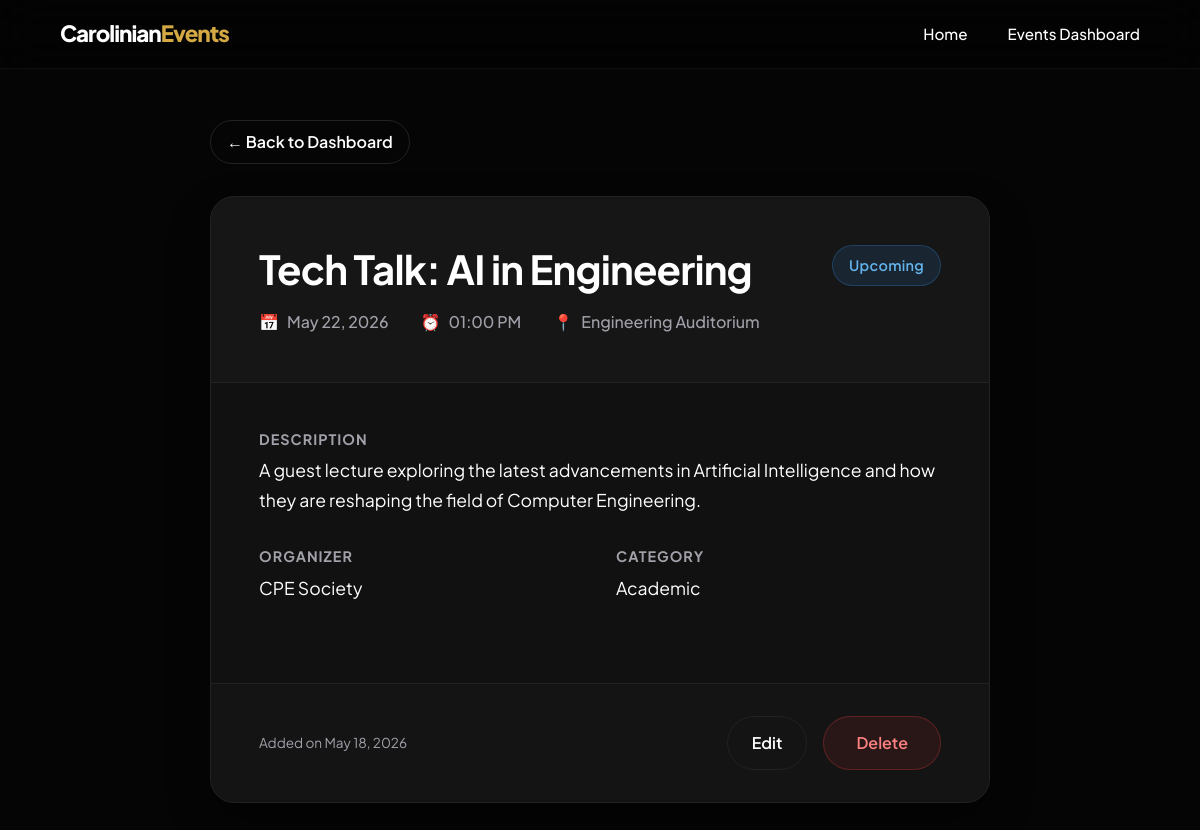
The page /view.php?id=5 on the database its author committed.
### tables this page shows
CREATE TABLE IF NOT EXISTS events (
    id          INT(11)         NOT NULL AUTO_INCREMENT,
    event_name  VARCHAR(255)    NOT NULL,
    organizer   VARCHAR(255)    NOT NULL,
    description TEXT            NOT NULL,
    event_date  DATE            NOT NULL,
    event_time  TIME            NOT NULL,
    location    VARCHAR(255)    NOT NULL,
    category    ENUM('Academic', 'Cultural', 'Sports', 'Social', 'Other')
                                NOT NULL DEFAULT 'Academic',
    status      ENUM('Upcoming', 'Ongoing', 'Completed')
                                NOT NULL DEFAULT 'Upcoming',
    created_at  TIMESTAMP       DEFAULT CURRENT_TIMESTAMP,

    PRIMARY KEY (id)
);

### view.php (the view, shortened to what this page needs)
<?php
$mode = 'dashboard';
$event = null;
if (isset($_GET['id'])) {
    $id = intval($_GET['id']);
    $result = $conn->query("SELECT * FROM events WHERE id=$id");
    if ($result && $result->num_rows > 0) {
        $event = $result->fetch_assoc();
        $mode = 'detail';
    } else {
        header("Location: view.php");
        exit;
    }
}
$events = [];
$search = '';
$sort = 'date_desc';
?>
<!DOCTYPE html>
<html lang="en">
<head>
    <link rel="stylesheet" href="style.css">
</head>
<body>
    <nav class="navbar scrolled" id="navbar">
        <div class="nav-container">
            <a href="index.php" class="brand">Carolinian<span>Events</span></a>
            <div class="nav-links">
                <a href="index.php">Home</a>
                <a href="view.php">Events Dashboard</a>
            </div>
        </div>
    </nav>
<?php if ($mode === 'dashboard'): ?>
    <div class="dashboard-container">
        <div class="dashboard-header reveal">
            <h1>Events Dashboard</h1>
            <a href="create.php" class="btn btn-primary">+ Add New Event</a>
        </div>
        <div class="dashboard-controls reveal stagger-1">
            <form method="GET" action="view.php" class="controls-form">
                <div class="control-group">
                    <input type="text" name="search" class="search-input" placeholder="Search events..." value="<?= htmlspecialchars($search) ?>">
                </div>
                <div class="control-group">
                    <select name="sort" class="sort-select" onchange="this.form.submit()">
                        <option value="date_desc" <?= $sort == 'date_desc' ? 'selected' : '' ?>>Newest First</option>
                        <option value="date_asc" <?= $sort == 'date_asc' ? 'selected' : '' ?>>Oldest First</option>
                        <option value="name_asc" <?= $sort == 'name_asc' ? 'selected' : '' ?>>Name A-Z</option>
                        <option value="name_desc" <?= $sort == 'name_desc' ? 'selected' : '' ?>>Name Z-A</option>
                    </select>
                </div>
                <noscript><button type="submit" class="btn btn-secondary noscript-apply">Apply</button></noscript>
            </form>
        </div>
        <div class="table-container reveal stagger-2">
            <table class="events-table">
                <thead>
                    <tr>
                        <th>#</th>
                        <th>Event Name</th>
                        <th>Date & Time</th>
                        <th>Location</th>
                        <th>Category</th>
                        <th>Status</th>
                        <th>Actions</th>
                    </tr>
                </thead>
                <tbody>
                    <?php if (empty($events)): ?>
                        <tr>
                            <td colspan="7" class="empty-row">No events found.</td>
                        </tr>
                    <?php else: ?>
                        <?php foreach ($events as $index => $ev): ?>
                            <tr>
                                <td data-label="#"><?= $index + 1 ?></td>
                                <td data-label="Event Name" class="event-name-cell"><?= htmlspecialchars($ev['event_name']) ?></td>
                                <td data-label="Date & Time">
                                    <?= date('M d, Y', strtotime($ev['event_date'])) ?><br>
                                    <small class="time-muted"><?= date('h:i A', strtotime($ev['event_time'])) ?></small>
                                </td>
                                <td data-label="Location"><?= htmlspecialchars($ev['location']) ?></td>
                                <td data-label="Category"><?= htmlspecialchars($ev['category']) ?></td>
                                <td data-label="Status">
                                    <span class="status-badge status-<?= $ev['status'] ?>"><?= $ev['status'] ?></span>
                                </td>
                                <td data-label="Actions" class="action-links">
                                    <a href="view.php?id=<?= $ev['id'] ?>" class="action-view">View</a>
                                    <a href="update.php?id=<?= $ev['id'] ?>" class="action-edit">Edit</a>
                                    <a href="#" onclick="confirmDelete(<?= $ev['id'] ?>)" class="action-delete">Delete</a>
                                </td>
                            </tr>
                        <?php endforeach; ?>
                    <?php endif; ?>
                </tbody>
            </table>
        </div>
    </div>
<?php else: ?>
    <div class="view-container">
        <a href="view.php" class="btn btn-secondary back-btn">&larr; Back to Dashboard</a>
        <div class="event-card reveal active">
            <div class="event-header">
                <h1><?= htmlspecialchars($event['event_name']) ?></h1>
                <span class="status-badge detail-badge status-<?= $event['status'] ?>"><?= $event['status'] ?></span>
                <div class="event-meta">
                    <div class="meta-item">
                        <span>📅</span> <?= date('F j, Y', strtotime($event['event_date'])) ?>
                    </div>
                    <div class="meta-item">
                        <span>⏰</span> <?= date('h:i A', strtotime($event['event_time'])) ?>
                    </div>
                    <div class="meta-item">
                        <span>📍</span> <?= htmlspecialchars($event['location']) ?>
                    </div>
                </div>
            </div>
            <div class="event-body">
                <div class="event-section">
                    <h3>Description</h3>
                    <p><?= nl2br(htmlspecialchars($event['description'])) ?: '<em>No description provided.</em>' ?></p>
                </div>
                <div class="event-detail-grid">
                    <div class="event-section">
                        <h3>Organizer</h3>
                        <p><?= htmlspecialchars($event['organizer']) ?></p>
                    </div>
                    <div class="event-section">
                        <h3>Category</h3>
                        <p><?= htmlspecialchars($event['category']) ?></p>
                    </div>
                </div>
            </div>
            <div class="event-footer">
                <div class="event-footer-date">
                    Added on <?= date('M d, Y', strtotime($event['created_at'])) ?>
                </div>
                <div class="action-group">
                    <a href="update.php?id=<?= $event['id'] ?>" class="btn btn-secondary btn-sm">Edit</a>
                    <a href="#" onclick="confirmDelete(<?= $event['id'] ?>)" class="btn btn-primary btn-danger">Delete</a>
                </div>
            </div>
        </div>
    </div>
<?php endif; ?>
</body>
</html>

### style.css (style rules this page uses)
:root { --primary: #1B6B3A; --primary-light: #2A8C4F; --accent: #D4A843; --accent-hover: #E6BB55; --bg-dark: #050505; --bg-surface: #0a0a0a; --bg-card: #111111; --border: #222222; --text-main: #FFFFFF; --text-muted: #A1A1AA; }
* { margin: 0; padding: 0; box-sizing: border-box; }
html { scroll-behavior: smooth; }
body { font-family: 'Plus Jakarta Sans', sans-serif; background-color: var(--bg-dark); color: var(--text-main); line-height: 1.6; overflow-x: hidden; }
h1, h2, h3 { line-height: 1.2; font-weight: 700; letter-spacing: -0.02em; }
a { text-decoration: none; color: inherit; }
.btn { display: inline-flex; align-items: center; justify-content: center; padding: 0.8rem 2rem; border-radius: 50px; font-weight: 600; transition: all 0.3s cubic-bezier(0.16, 1, 0.3, 1); cursor: pointer; font-size: 1rem; }
.btn-primary { background: var(--primary); color: white; border: 1px solid var(--primary-light); box-shadow: 0 4px 15px rgba(27, 107, 58, 0.3); }
.btn-secondary { background: transparent; color: white; border: 1px solid var(--border); }
.navbar { position: fixed; top: 0; width: 100%; padding: 1.5rem 5%; display: flex; justify-content: center; z-index: 1000; transition: all 0.4s ease; }
.navbar.scrolled { padding: 1rem 5%; background: rgba(0, 0, 0, 0.4); backdrop-filter: blur(20px); -webkit-backdrop-filter: blur(20px); border-bottom: 1px solid rgba(255, 255, 255, 0.05); }
.nav-container { width: 100%; max-width: 1200px; display: flex; justify-content: space-between; align-items: center; }
.brand { font-size: 1.4rem; font-weight: 800; letter-spacing: -1px; }
.brand span { color: var(--accent); }
.nav-links { display: none; }
.status-badge { display: inline-block; padding: 0.35rem 0.9rem; border-radius: 50px; font-size: 0.8rem; font-weight: 600; letter-spacing: 0.3px; }
.status-Upcoming { background: rgba(49, 130, 206, 0.15); color: #63B3ED; border: 1px solid rgba(49, 130, 206, 0.2); }
.view-container { padding: 120px 5% 5rem; max-width: 900px; margin: 0 auto; }
.back-btn { margin-bottom: 2rem; padding: 0.5rem 1rem; }
.event-card { background: var(--bg-card); border-radius: 24px; border: 1px solid var(--border); overflow: hidden; box-shadow: 0 20px 40px rgba(0,0,0,0.4); }
.event-header { padding: 3rem; background: rgba(255, 255, 255, 0.02); border-bottom: 1px solid var(--border); position: relative; }
.event-header h1 { font-size: 2.5rem; margin-bottom: 1rem; padding-right: 100px; }
.event-header .status-badge { position: absolute; top: 3rem; right: 3rem; padding: 0.5rem 1rem; font-size: 0.9rem; }
.status-Upcoming.detail-badge { border: 1px solid rgba(49, 130, 206, 0.3); }
.event-meta { display: flex; gap: 2rem; color: var(--text-muted); font-weight: 500; flex-wrap: wrap; }
.meta-item { display: flex; align-items: center; gap: 0.5rem; }
.event-body { padding: 3rem; }
.event-section { margin-bottom: 2rem; }
.event-section h3 { color: var(--text-muted); font-size: 0.9rem; text-transform: uppercase; letter-spacing: 1px; margin-bottom: 0.5rem; }
.event-section p { font-size: 1.1rem; line-height: 1.7; }
.event-detail-grid { display: grid; grid-template-columns: 1fr 1fr; gap: 2rem; }
.event-footer { padding: 2rem 3rem; background: rgba(255, 255, 255, 0.01); border-top: 1px solid var(--border); display: flex; justify-content: space-between; align-items: center; }
.event-footer-date { color: var(--text-muted); font-size: 0.85rem; }
.action-group { display: flex; gap: 1rem; }
.action-group .btn-sm { padding: 0.5rem 1.5rem; }
.btn-danger { background: rgba(229, 62, 62, 0.1); border-color: rgba(229, 62, 62, 0.3); color: #FC8181; box-shadow: none; }
.reveal { opacity: 0; transform: translateY(40px); transition: opacity 0.8s cubic-bezier(0.16, 1, 0.3, 1), transform 0.8s cubic-bezier(0.16, 1, 0.3, 1); }
.reveal.active { opacity: 1; transform: translateY(0); }
@media (min-width: 768px) { .nav-links { display: flex; gap: 2.5rem; } }
@media (min-width: 768px) { .nav-links a { font-weight: 500; font-size: 0.95rem; transition: color 0.3s; } }

### rows shown on the page
events: event_name "Tech Talk: AI in Engineering", status "Upcoming", event_date "May 22, 2026", event_time "01:00 PM", location "Engineering Auditorium", description "A guest lecture exploring the latest advancements in Artificial Intelligence and how they are reshaping the field of Computer Engineering.", organizer "CPE Society", category "Academic", created_at "May 18, 2026"
